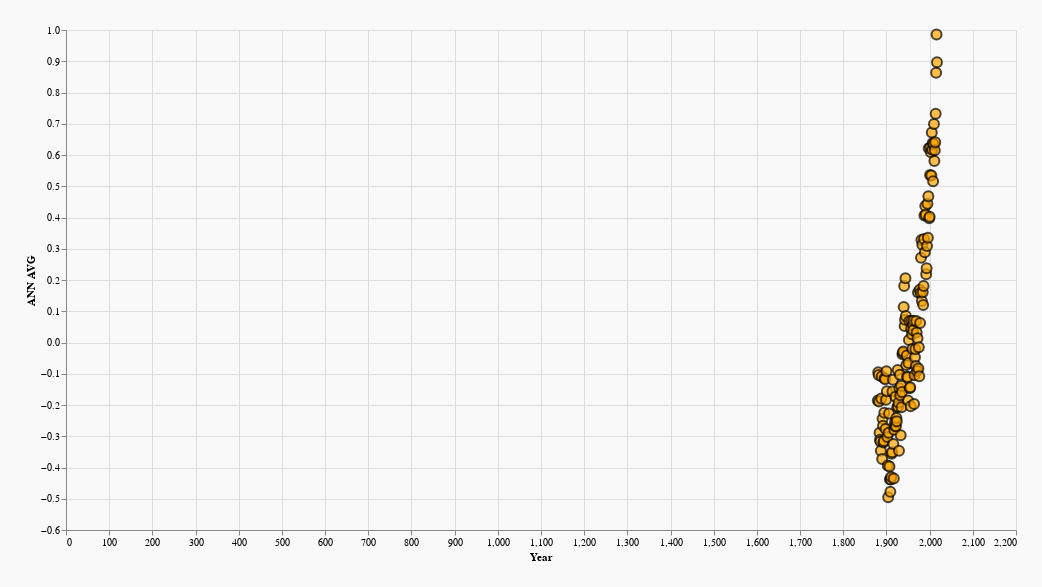

Here is the notebook cell this chart was saved with:
### Code cell
alt.Chart(df).mark_point(
     size = 100,
    fill = "orange",
    color = "black",
    ).encode(
    x = alt.X(field='Year', type = 'quantitative'),
    y = alt.Y(field = 'ANN AVG', type = 'quantitative'),
).properties(width = 950, height = 500, background = '#F9F9F9', padding = 25)

### Figure 1 — Vega-Lite specification as saved in the notebook (floating-point values rounded to 4 significant figures; data arrays with more than 128 entries replaced by an {"elided": "..."} marker saying what was removed)
{"config": {"view": {"continuousWidth": 400, "continuousHeight": 300}}, "data": {"name": "data-301a2140a3565a525504dfad98f52f6f"}, "mark": {"type": "point", "color": "black", "fill": "orange", "size": 100}, "background": "#F9F9F9", "encoding": {"x": {"type": "quantitative", "field": "Year"}, "y": {"type": "quantitative", "field": "ANN AVG"}}, "height": 500, "padding": 25, "width": 950, "$schema": "https://vega.github.io/schema/vega-lite/v4.8.1.json", "datasets": {"data-301a2140a3565a525504dfad98f52f6f": {"elided": "138 records"}}}
